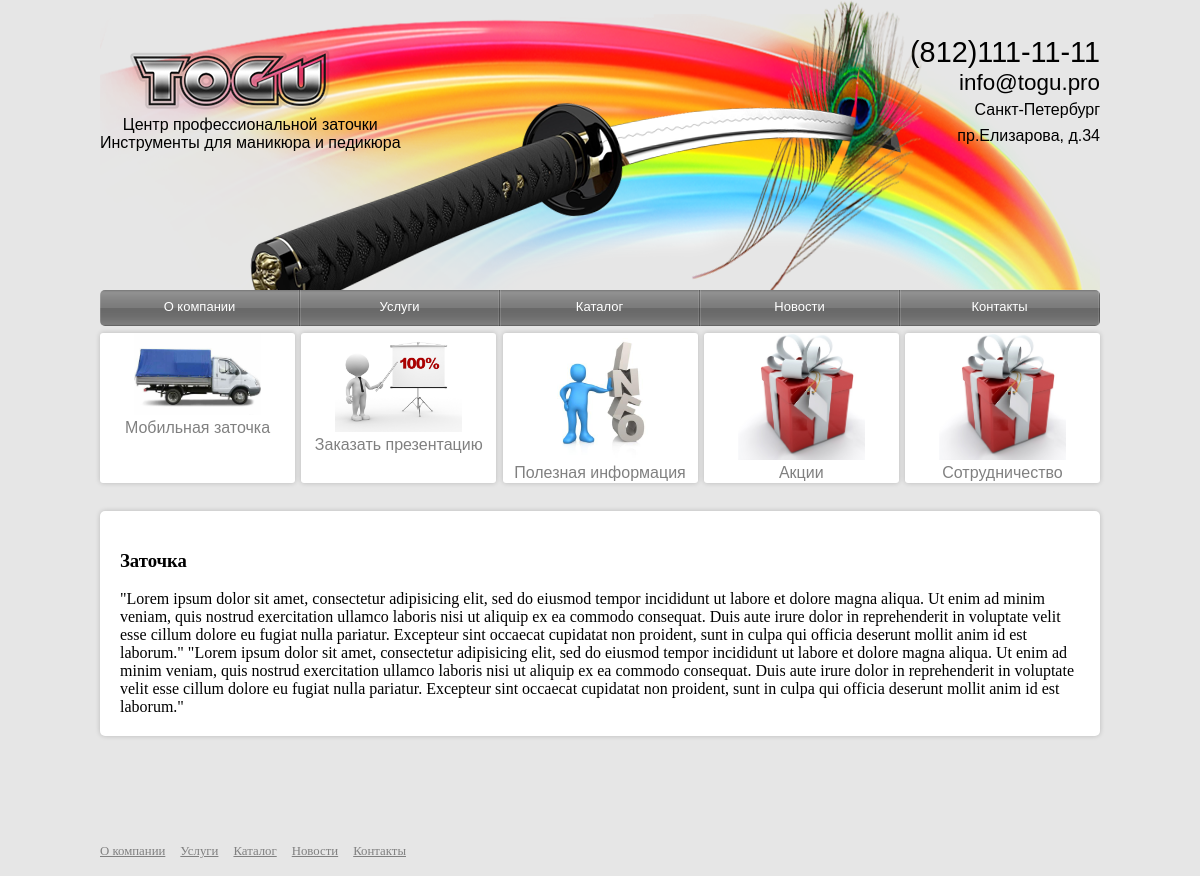
The page / on the database its author committed.
### tools/models.py (models this page shows, shortened)
class MenuItem(models.Model):
    name = models.CharField(max_length=200)
    dest = models.CharField(max_length=200, default="/")
    position = models.IntegerField()

class Container(models.Model):
    name = models.CharField(max_length=300)
    image = models.ImageField(upload_to='upload')
    dest = models.CharField(max_length=200, default="/")
    position = models.IntegerField()

### tools/views.py (the view)
# urls.py: url(r'^$', views.index, name='index'),
def index(request):
	all_menu_items = models.MenuItem.objects.order_by('position')
	all_containers = models.Container.objects.order_by('position')
	context = {'menuitems': all_menu_items, 'containers': all_containers}
	return render(request, 'tools/index.html', context)

### tools/templates/tools/index.html
{% extends "tools/base.html" %}
{% load staticfiles %}
{% block main %}
<div>
    <aside class="container">
        <ul>
			{% for container in containers %}
            <li><a href="{{ container.dest }}"><img width="65%" src="{{ container.image }}"><br><span>{{ container.name }}</span></img></a></li>
            {% endfor %}
        </ul>
    </aside>
</div>
<main>
    <section>
        <article  class="content">
            <h1>Заточка</h1>
            "Lorem ipsum dolor sit amet, consectetur adipisicing elit, sed do eiusmod tempor incididunt ut labore et dolore magna aliqua. Ut enim ad minim veniam, quis nostrud exercitation ullamco laboris nisi ut aliquip ex ea commodo consequat. Duis aute irure dolor in reprehenderit in voluptate velit esse cillum dolore eu fugiat nulla pariatur. Excepteur sint occaecat cupidatat non proident, sunt in culpa qui officia deserunt mollit anim id est laborum." "Lorem ipsum dolor sit amet, consectetur adipisicing elit, sed do eiusmod tempor incididunt ut labore et dolore magna aliqua. Ut enim ad minim veniam, quis nostrud exercitation ullamco laboris nisi ut aliquip ex ea commodo consequat. Duis aute irure dolor in reprehenderit in voluptate velit esse cillum dolore eu fugiat nulla pariatur. Excepteur sint occaecat cupidatat non proident, sunt in culpa qui officia deserunt mollit anim id est laborum."
        </article>
    </section>
</main>
{% endblock main %}

### tools/templates/tools/base.html (shortened to what this page needs)
{% load staticfiles %}
<!DOCTYPE html>
<html>
	<head>
        <link rel="stylesheet" type="text/css" href="{% static 'tools/css/style.css' %}" />
		<link href="{% static 'tools/css/gallery.css' %}" rel="stylesheet">
    </head>
    <body>
        <header>
		    <div class="logo">
		            <a href="/"><img src="{% static 'tools/img/logon.png' %}" /></a>
		    </div>
		    <div class="head">
		            <img src="{% static 'tools/img/headb.png' %}">
		    </div>
            <div class="slogan">
                <p>Центр профессиональной заточки<br>Инструменты для маникюра и педикюра</p>
            </div>
		    <div class="address">
                <a id="phone" href="tel:8121111111">(812)111-11-11</a>
                <br>
                <a id="mail" href="#">info@togu.pro</a>
                <div>
                <a href="#">Санкт-Петербург<br>пр.Елизарова, д.34</a>
                </div>
            </div>
        </header>
		<div class="bar">
            <nav class="navbar">
                <ul>
                    {% for menuitem in menuitems %}
                    {% if request.path == menuitem.dest|add:"/" %}
                        <li class="selected"><span>{{ menuitem.name }}</span></li>
                    {% else %}
                        <a href="{{ menuitem.dest }}"><li><span>{{ menuitem.name }}</span></li></a>
                    {% endif %}
                    {% endfor %}
                </ul>
            </nav>
        </div>
        {% block main %}
        {% endblock main %}
        <footer class="menu">
            <ul>
                {% for menuitem in menuitems %}
                <li><a href="{{ menuitem.dest }}"><span>{{ menuitem.name }}</span></a></li>
                {% endfor %}
            </ul>
        </footer>
    </body>
</html>

### tools/static/tools/css/style.css (style rules this page uses)
html { height: 100%; }
body { margin: auto; min-width: 1000px; max-width: 1120px; width: 70%; background-color: #e6e6e6; height: auto !important; height: 100%; min-height: 100%; position: relative; }
header { background-image: url(../img/background.png); background-repeat: no-repeat; background-origin: content-box; height: 290px; margin: auto; max-width: 1120px; }
main { padding-bottom: 70px; }
section { max-width: 1120px; margin: auto; position: relative; display: table; padding-bottom: 70px; }
section:after { content: '. .'; display: block; height: 0; word-spacing: 99in; overflow: hidden; }
article { margin-top: 10px; }
aside { margin-top: -13px; }
footer { clear: both; height: 50px; position: absolute; bottom: 0; }
span { text-align: center; }
a { text-decoration: none; color: grey; }
.logo { float: left; margin: 50px 0 0 3%; width: 16%; }
.head { margin: 0 0 30px 150px; text-align: center; width: 62%; float:left; position: absolute; }
.address { font-size: 1em; line-height: 1.6em; margin-bottom: 0px; font-style: normal; text-align: right; font-family: Helvetica, "Lucida Sans Unicode", Verdana, sans-serif; margin: 40px 0 0 0; float: right; width: 20%; }
.address a { color: black; }
#phone { font-size: 1.8em; }
#mail { font-size: 1.4em; }
.slogan { position: absolute; text-align: center; margin-top: 100px; font-family: Helvetica, "Lucida Sans Unicode", Verdana, sans-serif; }
.bar { margin: auto; clear: both; max-width: 1120px; margin-bottom: 20px; }
.navbar { border-radius: 5px; -webkit-border-radius: 5px; -moz-border-radius: 5px; height: 36px; width: 100%; overflow: hidden; margin: 0 0 5px 0; text-align: center; position: relative; }
.navbar ul { list-style:none; padding: 0; margin: 0; }
.navbar li { background: url("../img/nav.png") repeat-x 0% 0%; width: 20%; float: left; height: 36px; padding: 7px 0 0; box-sizing: border-box; -webkit-box-sizing: border-box; -moz-box-sizing: border-box; border-width: 0 2px 0 1px; border-style: solid; border-color: transparent; border-image: url("../img/border.png") 0 2 0 1; -webkit-border-image: url("../img/border.png") 0 2 0 1; -moz-border-image: url("../img/border.png") 0 2 0 1; -o-border-image: url("../img/border.png") 0 2 0 1; }
.navbar span { color: white; font: 13px/18px "Lucida Grande", "Lucida Sans Unicode", Helvetica, Arial, Verdana, sans-serif; }
.container ul { text-align: justify; padding: 0; margin: 7px 0 0; text-justify: newspaper; zoom: 1; }
.container ul:after { width: 100%; height: 0; visibility: hidden; overflow: hidden; content: ''; display: inline-block; }
.container ul li { background-color: white; box-shadow: 0 0 5px rgba(0,0,0,0.2); -webkit-box-sizing: border-box; -moz-box-sizing: border-box; box-sizing: border-box; width: 19.5%; height: 150px; display: inline-block; text-align: center; border-radius: 3px; -webkit-border-radius: 3px; -moz-border-radius: 3px; overflow: hidden; vertical-align: top; //display : inline; //zoom : 1; }
.container span { font: 16px/18px Verdana, Helvetica, sans-serif; }
.content { background-color: white; box-shadow: 0 0 5px rgba(0,0,0,0.2); -webkit-box-sizing: border-box; -moz-box-sizing: border-box; box-sizing: border-box; padding: 20px; border-radius: 5px; -webkit-border-radius: 5px; -moz-border-radius: 5px; overflow: hidden; }
.menu ul { list-style: none; padding: 0; margin: 0; }
.menu li { float: left; margin: 15px 15px 15px 0; }
.menu a { color: grey; text-decoration: underline; font-size: 0.8em; }

### tools/static/tools/css/gallery.css (style rules this page uses)
.menu ul { list-style: none; padding: 0; margin: 0; }
.menu li { float: left; margin: 15px 15px 15px 0; }
.menu a { color: grey; text-decoration: underline; font-size: 0.8em; }

### rows shown on the page
MenuItem: name "О компании"
MenuItem: name "Услуги"
MenuItem: name "Каталог"
MenuItem: name "Новости"
MenuItem: name "Контакты"
Container: image (picture), name "Мобильная заточка"
Container: image (picture), name "Заказать презентацию"
Container: image (picture), name "Полезная информация"
Container: image (picture), name "Акции"
Container: image (picture), name "Сотрудничество"
